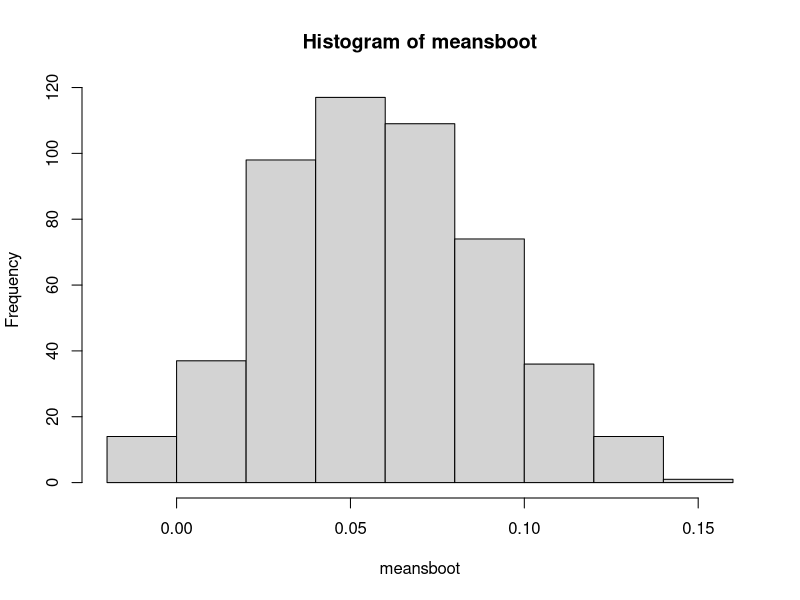
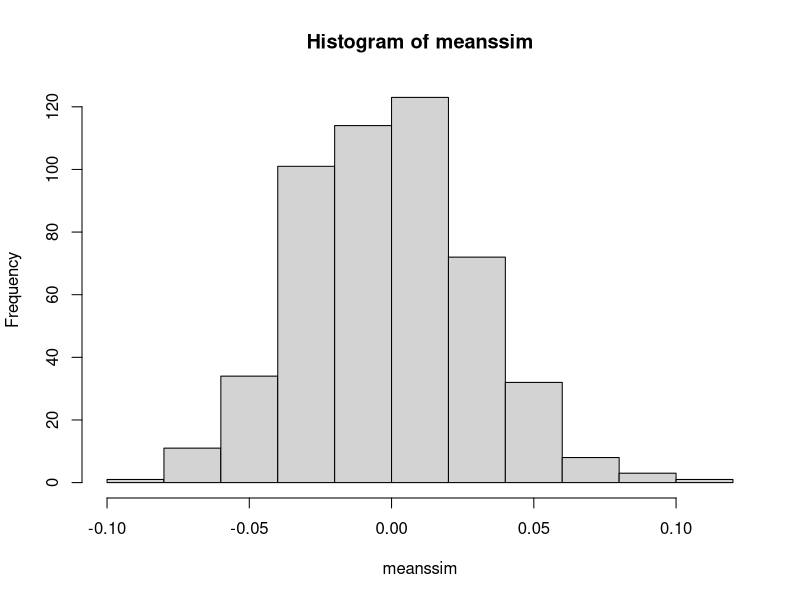
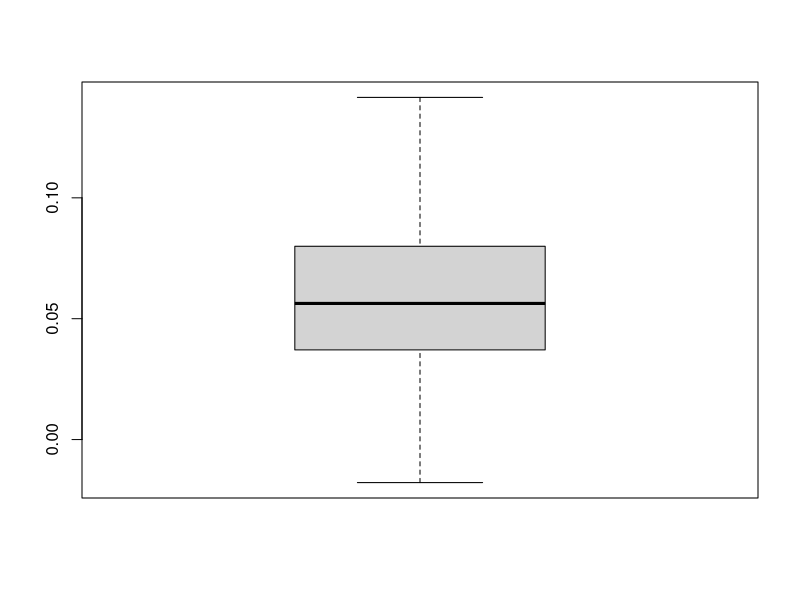
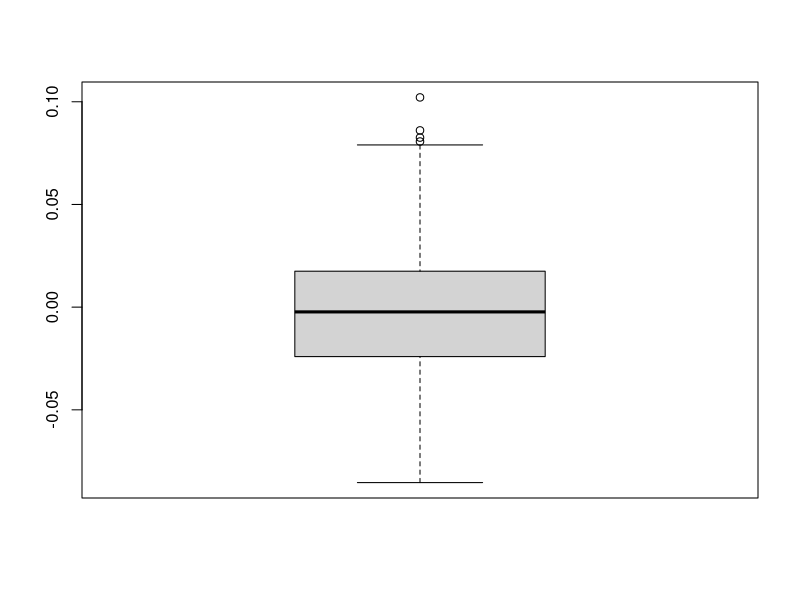

Generate these figures, in order, with R:
## ---- chunk 1
knitr::opts_chunk$set(error=TRUE,        # Keep compiling upon error
                      collapse=TRUE,     # collapse by default
                      echo=TRUE,         # echo code by default
                      comment = "#>",    # change comment character
                      fig.width = 10,     # set figure width
                      out.width = "100%", # set width of displayed images
                      warning=TRUE,      # show R warnings
                      message=FALSE)     # show R messages

packageTest<- function(x)  {
    if (!require(x,character.only = TRUE))  {
      install.packages(x,dep=TRUE)
      if(!require(x,character.only = TRUE)) stop("Package not found")
    }
}

options(warn=-1)
## ---- chunk 2
summe=0
for (i in 1:1000){
  summe=summe+rnorm(500,0,1)
}
meanssim <- summe/1000
## ---- chunk 3
packageTest('boot')
bootdata <- rnorm(500,0,1)
bootfunc <- function(x,d) {
  x[d]
}
boot <- boot(bootdata, bootfunc, R = 1000)
boot <- boot$t
meansboot <- colMeans(boot)
## ---- chunk 4
hist(meansboot)
hist(meanssim)
boxplot(meansboot)
boxplot(meanssim)

shapiro.test(meansboot)
shapiro.test(meanssim)
## ---- chunk 5
packageTest('car')
levene <- c(meansboot,meanssim)
levgroup <- as.factor(c(rep(1, length(meansboot)), rep(2, length(meanssim))))
leveneTest(levene,levgroup)

t.test(meansboot,meanssim,var.equal=TRUE)


